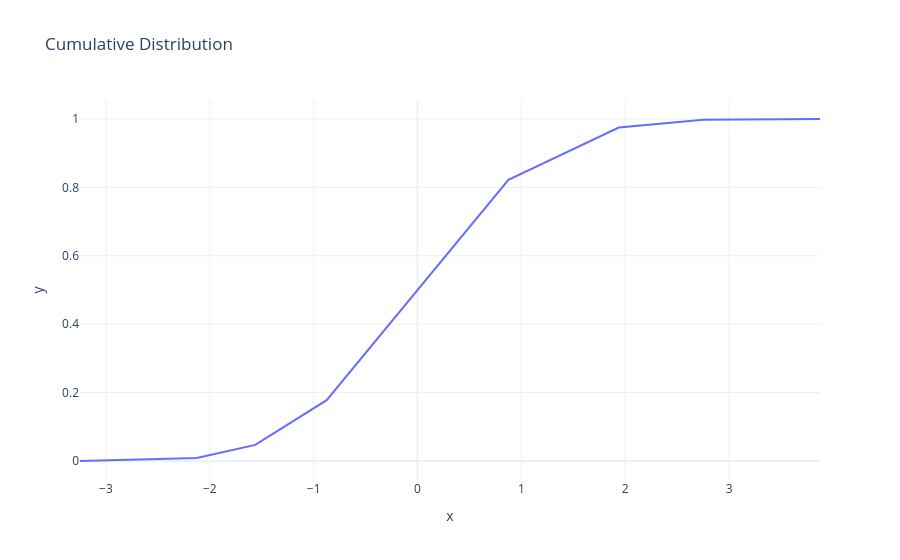

Notebook cell for this chart:
### Markdown cell above
## Plotly Visualizations

### Basic Cumulative Distribution Plot

Create a cumulative distribution plot using Plotly:

### Code cell
# Basic cumulative distribution plot
fig = khisto_plotly.ecdf(
    x=data, title="Cumulative Distribution", template="plotly_white"
)
fig.show()

### Figure 1 — Plotly figure (JSON) as saved in the notebook; plotly's stock layout.template omitted (floating-point values rounded to 4 significant figures)
{"data": [{"hovertemplate": "x=%{x}<br>y=%{y}<extra></extra>", "legendgroup": "", "line": {"dash": "solid", "shape": "linear"}, "marker": {"color": "#636efa", "symbol": "circle"}, "mode": "lines", "name": "", "orientation": "v", "showlegend": false, "type": "scatter", "x": [-3.25, -2.125, -1.562, -0.875, 0.875, 1.938, 2.75, 3.875], "xaxis": "x", "y": [0.0, 0.009, 0.047, 0.178, 0.822, 0.975, 0.998, 1.0], "yaxis": "y"}], "layout": {"legend": {"tracegroupgap": 0}, "title": {"text": "Cumulative Distribution"}, "xaxis": {"anchor": "y", "domain": [0, 1], "title": {"text": "x"}}, "yaxis": {"anchor": "x", "domain": [0, 1], "title": {"text": "y"}}}}
